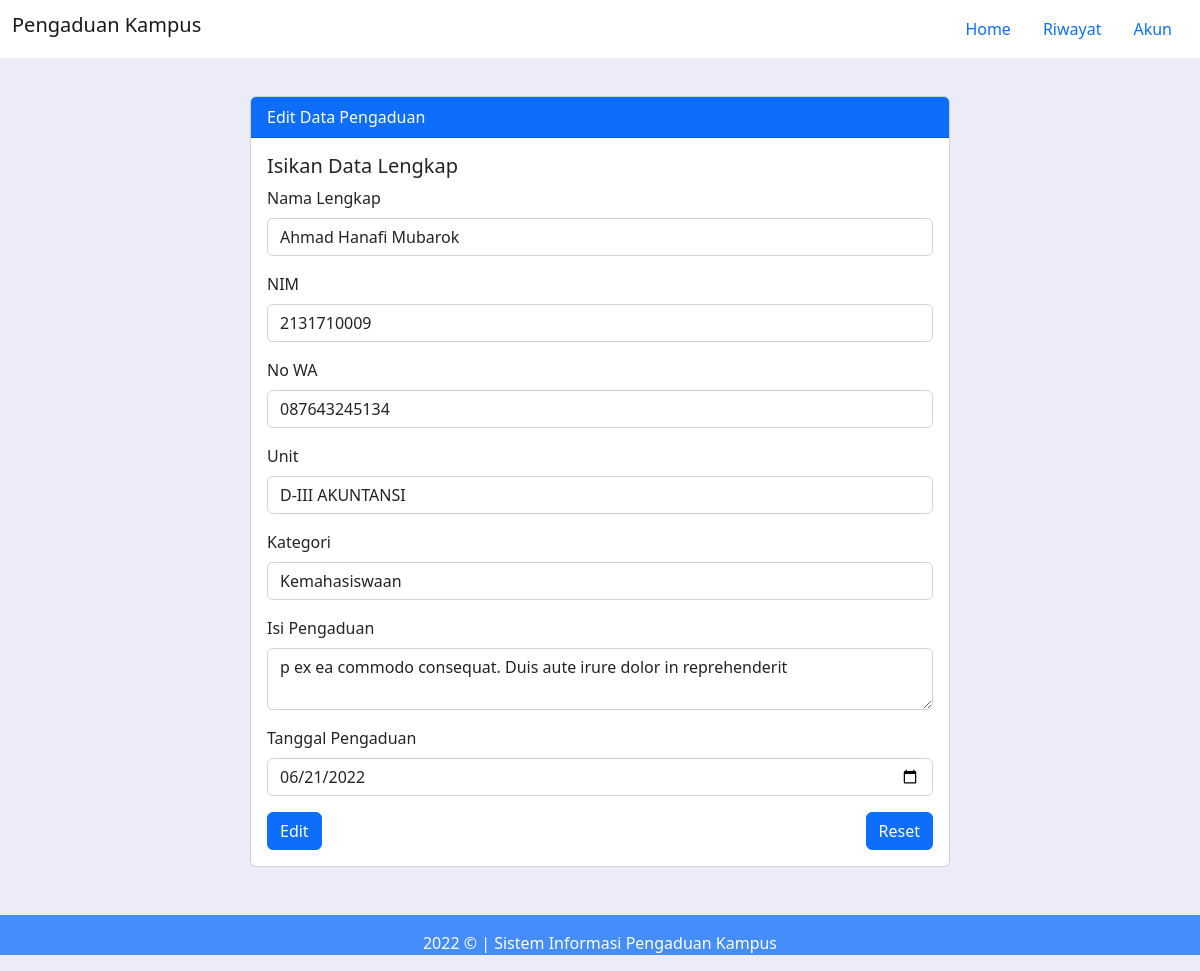
/edit.php?id_mahasiswa=67 (signed in), run on the app's committed database.
### tables this page shows
CREATE TABLE `mahasiswa` (
  `id_mahasiswa` int(11) NOT NULL,
  `nim` char(10) NOT NULL,
  `nama` varchar(50) NOT NULL,
  `no_wa` varchar(20) NOT NULL,
  `id_unit` int(11) NOT NULL,
  `id_kategori` int(11) NOT NULL,
  `isi_pengaduan` varchar(255) NOT NULL,
  `tanggal` date NOT NULL,
  `status` enum('Pending','Solved','','') NOT NULL
);

CREATE TABLE `unit` (
  `id_unit` int(11) NOT NULL,
  `nama_unit` varchar(50) NOT NULL
);

CREATE TABLE `kategori` (
  `id_kategori` int(11) NOT NULL,
  `nama_kategori` varchar(50) NOT NULL
);

### edit.php (the view, shortened to what this page needs)
<?php
include "inc_header.php";
if (!in_array("admin", $_SESSION['akun'])) { ?>
<?php
$id = $_GET['id_mahasiswa'];
$data = mysqli_query($koneksi, "SELECT * FROM mahasiswa, unit, kategori WHERE mahasiswa.id_unit = unit.id_unit AND mahasiswa.id_kategori = kategori.id_kategori AND mahasiswa.id_mahasiswa = '$id'");
$row = mysqli_fetch_array($data);
$row_k = mysqli_fetch_array(mysqli_query($koneksi, "SELECT * FROM kategori WHERE id_kategori = '$row[id_kategori]'"));
$row_u = mysqli_fetch_array(mysqli_query($koneksi, "SELECT * FROM unit WHERE id_unit = '$row[id_unit]'"));
}; ?>
<html>
<link rel="stylesheet" href="css/bootstrap.css">
<head>
</head>
<br><br><br><br>
<div class="card" style="width: 700px; margin: auto;">
   <div class="card-header bg-primary text-white">
      Edit Data Pengaduan
   </div>
   <div class="card-body">
      <form action="" method="POST">
         <h5 class="card-title">Isikan Data Lengkap</h5>
         <div class="mb-3">
            <label for="nama" class="form-label">Nama Lengkap</label>
            <input type="text" class="form-control" id="nama" name="nama" value="<?php echo $row['nama']; ?>" required>
         </div>
         <div class="mb-3">
            <label for="nim" class="form-label">NIM</label>
            <input type="text" class="form-control" id="nim" name="nim" value="<?php echo $row['nim']; ?>" required>
         </div>
         <div class="mb-3">
            <label for="no_wa" class="form-label">No WA</label>
            <input type="text" class="form-control" id="no_wa" name="no_wa" value="<?php echo $row['no_wa']; ?>" required>
         </div>
         <div class="mb-3">
            <label for="id_unit" class="form-label">Unit</label>
            <select class="form-control" id="id_unit" name="id_unit" required>
               <option selected hidden value="<?php echo $row_u['id_unit']; ?>"><?php echo $row_u['nama_unit']; ?></option>
            </select>
         </div>
         <div class="mb-3">
            <label for="id_kategori" class="form-label">Kategori</label>
            <select class="form-control" name="id_kategori" required>
               <option selected hidden value="<?php echo $row_k['id_kategori']; ?>"><?php echo $row_k['nama_kategori']; ?></option>
            </select>
         </div>
         <div class="mb-3">
            <label for="isi_pengaduan" class="form-label">Isi Pengaduan</label>
            <textarea class="form-control" id="isi_pengaduan" name="isi_pengaduan" required><?php echo $row['isi_pengaduan']; ?></textarea>
         </div>
         <div class="mb-3">
            <label for="tanggal" class="form-label">Tanggal Pengaduan</label>
            <input type="date" class="form-control" id="tanggal" name="tanggal" value="<?php echo $row['tanggal']; ?>" required>
         </div>
         <input class="btn btn-primary" type="submit" name="submit" value="Edit">
         <input class="btn btn-primary float-end" type="reset" name="reset" value="Reset">
      </form>
   </div>
</div>
<br><br>
<?php include 'inc_footer.php'; ?>

### data on the page
mahasiswa: nama "Ahmad Hanafi Mubarok", nim "2131710009", no_wa "087643245134", isi_pengaduan "p ex ea commodo consequat. Duis aute irure dolor in reprehenderit", tanggal "06/21/2022"
unit: id_unit "D-III AKUNTANSI"
kategori: id_kategori "Kemahasiswaan"
